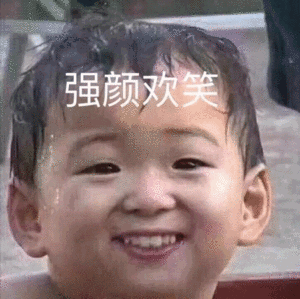
#> input picture pythonTest/cn/sodbvi/opencv/img/11.png, 300 x 299 px
$ python 003learn.py
#> lines starting #> are read from the running program, lines starting #| are printed output that depends on the picture; after the words box and inside, x2 and y2 are one past the last pixel; in counts of white or black regions, pixels touching at a corner belong together
import cv2

filepath = "img/11.png"
img = cv2.imread(filepath)  # 读取图片
#> img is the input picture: shape (299, 300, 3); mean B, G, R 118.1, 118.7, 137.8
gray = cv2.cvtColor(img, cv2.COLOR_BGR2GRAY)  # 转换灰色
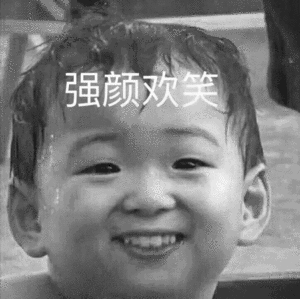
#> gray: shape (299, 300); min 0, max 249, mean 124.4

# OpenCV人脸识别分类器
classifier = cv2.CascadeClassifier("D:\pycharm\pythonTest\pythonTest\cn\sodbvi\opencv\data\haarcascade_frontalface_default.xml")
color = (0, 0, 255)  # 定义绘制颜色
# 调用识别人脸
'''
分类器classifier.detectMultiScale(gray, scaleFactor=1.2, minNeighbors=3, minSize=(32, 32))参数说明：

gray：转换的灰图

scaleFactor：图像缩放比例，可理解为相机的X倍镜

minNeighbors：对特征检测点周边多少有效点同时检测，这样可避免因选取的特征检测点太小而导致遗漏

minSize：特征检测点的最小尺寸
'''

faceRects = classifier.detectMultiScale(gray, scaleFactor=1.2, minNeighbors=3, minSize=(32, 32))
#> faceRects = [[45, 82, 208, 208]]
if len(faceRects):  # 大于0则检测到人脸
    for faceRect in faceRects:  # 单独框出每一张人脸
        x, y, w, h = faceRect
        # 框出人脸
        cv2.rectangle(img, (x, y), (x + h, y + w), color, 2)
        # 左眼
        cv2.circle(img, (x + w // 4, y + h // 4 + 30), min(w // 8, h // 8),
                   color)
        #右眼
        cv2.circle(img, (x + 3 * w // 4, y + h // 4 + 30), min(w // 8, h // 8),
                   color)
        #嘴巴
        cv2.rectangle(img, (x + 3 * w // 8, y + 3 * h // 4),
                      (x + 5 * w // 8, y + 7 * h // 8), color)
#> this loop made 1 pass
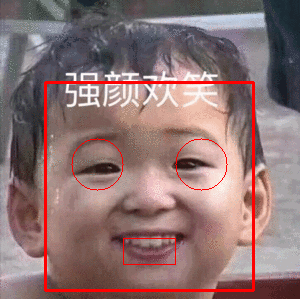
#> img: shape (299, 300, 3); 3.27% of pixels changed, all inside (x1, y1, x2, y2) = (44, 81, 255, 292)

cv2.imshow("image", img)  # 显示图像
c = cv2.waitKey(10)
#> (key Esc is pressed here)

cv2.waitKey(0)
cv2.destroyAllWindows()
